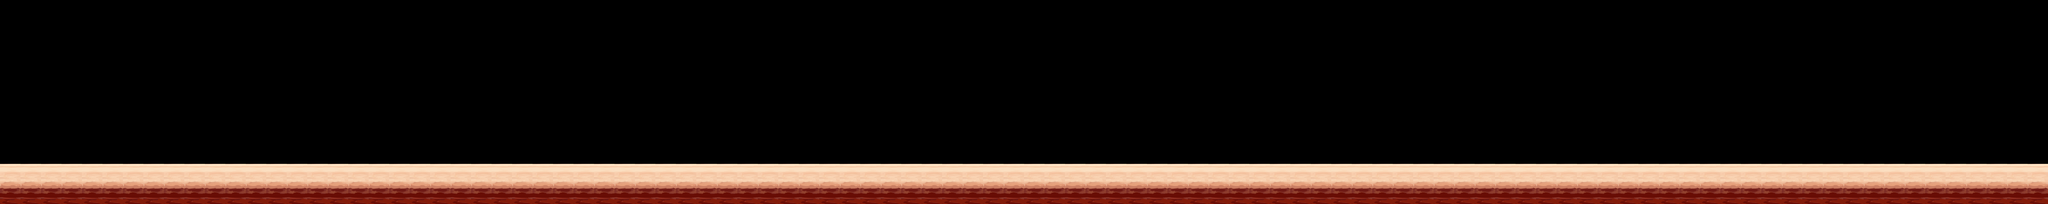

Below is a game level as drawn by its tile map, then a one-line description and the .tmx that defines it (tile-layer data replaced by summaries):
An orthogonal 100x10 tile map with 64x64 px tiles, 2 tile layers (bg, platform), 3 tilesets and 174 objects.

<map version="1.4" tiledversion="2020.11.25" orientation="orthogonal" renderorder="right-down" width="100" height="10" tilewidth="64" tileheight="64" infinite="0" nextlayerid="6" nextobjectid="385">
 <tileset firstgid="1" source="../bg_desert_block.tsx" />
 <tileset firstgid="6" source="../bg_desert_bg.tsx" />
 <tileset firstgid="30" source="../item.tsx" />
 <layer id="1" name="bg" width="100" height="10">
  <data>[1000 cells, 100 non-empty, 1 distinct tile ids]</data>
 </layer>
 <layer id="2" name="platform" width="100" height="10">
  <data>[1000 cells, 100 non-empty, 1 distinct tile ids]</data>
 </layer>
 <objectgroup id="3" name="object_obstacle">
  <object id="1" gid="2" x="4013" y="556" width="101" height="220" />
  <object id="2" gid="1" x="4879" y="544" width="79" height="108" />
  <object id="3" gid="2" x="4927" y="560" width="101" height="220" />
  <object id="5" gid="1" x="3290" y="549" width="79" height="108" />
 </objectgroup>
 <objectgroup id="4" name="object_item">
  <object id="11" gid="34" x="246" y="159" width="66" height="66" />
  <object id="12" gid="34" x="304" y="449" width="66" height="66" />
  <object id="13" gid="34" x="363" y="449" width="66" height="66" />
  <object id="14" gid="34" x="478" y="301" width="66" height="66" />
  <object id="15" gid="37" x="2160" y="384" width="114" height="114" />
  <object id="16" gid="31" x="2687" y="335" width="66" height="66" />
  <object id="17" gid="31" x="2618" y="389" width="66" height="66" />
  <object id="18" gid="31" x="2561" y="498" width="66" height="66" />
  <object id="19" gid="31" x="2822" y="390" width="66" height="66" />
  <object id="20" gid="31" x="2753" y="335" width="66" height="66" />
  <object id="21" gid="31" x="2497" y="498" width="66" height="66" />
  <object id="22" gid="31" x="2433" y="498" width="66" height="66" />
  <object id="23" gid="31" x="3398" y="390" width="66" height="66" />
  <object id="24" gid="31" x="3073" y="498" width="66" height="66" />
  <object id="25" gid="31" x="3329" y="335" width="66" height="66" />
  <object id="26" gid="31" x="3009" y="498" width="66" height="66" />
  <object id="27" gid="31" x="3263" y="335" width="66" height="66" />
  <object id="28" gid="31" x="3194" y="389" width="66" height="66" />
  <object id="29" gid="31" x="3137" y="498" width="66" height="66" />
  <object id="30" gid="31" x="2945" y="498" width="66" height="66" />
  <object id="31" gid="31" x="3457" y="498" width="66" height="66" />
  <object id="32" gid="31" x="2881" y="498" width="66" height="66" />
  <object id="33" gid="31" x="3585" y="498" width="66" height="66" />
  <object id="34" gid="31" x="3521" y="498" width="66" height="66" />
  <object id="35" gid="31" x="3713" y="498" width="66" height="66" />
  <object id="36" gid="31" x="3649" y="498" width="66" height="66" />
  <object id="37" gid="31" x="4132" y="222" width="66" height="66" />
  <object id="38" gid="31" x="3820" y="385" width="66" height="66" />
  <object id="39" gid="31" x="4203" y="313" width="66" height="66" />
  <object id="40" gid="31" x="4002" y="188" width="66" height="66" />
  <object id="41" gid="31" x="3859" y="313" width="66" height="66" />
  <object id="42" gid="31" x="3936" y="222" width="66" height="66" />
  <object id="43" gid="31" x="4247" y="385" width="66" height="66" />
  <object id="44" gid="31" x="3777" y="498" width="66" height="66" />
  <object id="45" gid="31" x="4289" y="498" width="66" height="66" />
  <object id="46" gid="31" x="4067" y="188" width="66" height="66" />
  <object id="47" gid="31" x="4417" y="498" width="66" height="66" />
  <object id="48" gid="31" x="4353" y="498" width="66" height="66" />
  <object id="49" gid="31" x="4545" y="498" width="66" height="66" />
  <object id="50" gid="31" x="5099" y="313" width="66" height="66" />
  <object id="51" gid="31" x="4609" y="498" width="66" height="66" />
  <object id="52" gid="31" x="4832" y="222" width="66" height="66" />
  <object id="53" gid="31" x="5143" y="385" width="66" height="66" />
  <object id="54" gid="31" x="4481" y="498" width="66" height="66" />
  <object id="55" gid="31" x="5028" y="222" width="66" height="66" />
  <object id="56" gid="31" x="4673" y="498" width="66" height="66" />
  <object id="57" gid="31" x="5185" y="498" width="66" height="66" />
  <object id="58" gid="31" x="5185" y="498" width="66" height="66" />
  <object id="59" gid="31" x="4716" y="385" width="66" height="66" />
  <object id="60" gid="31" x="4755" y="313" width="66" height="66" />
  <object id="61" gid="34" x="4896" y="192" width="66" height="66" />
  <object id="62" gid="34" x="4960" y="192" width="66" height="66" />
  <object id="63" gid="31" x="5569" y="498" width="66" height="66" />
  <object id="64" gid="31" x="5612" y="385" width="66" height="66" />
  <object id="65" gid="31" x="5728" y="222" width="66" height="66" />
  <object id="66" gid="31" x="5313" y="498" width="66" height="66" />
  <object id="67" gid="31" x="5924" y="222" width="66" height="66" />
  <object id="68" gid="31" x="5377" y="498" width="66" height="66" />
  <object id="69" gid="31" x="5505" y="498" width="66" height="66" />
  <object id="70" gid="31" x="6039" y="385" width="66" height="66" />
  <object id="71" gid="31" x="5441" y="498" width="66" height="66" />
  <object id="72" gid="31" x="5651" y="313" width="66" height="66" />
  <object id="73" gid="31" x="6081" y="498" width="66" height="66" />
  <object id="74" gid="31" x="5249" y="498" width="66" height="66" />
  <object id="75" gid="31" x="5995" y="313" width="66" height="66" />
  <object id="76" gid="31" x="6081" y="498" width="66" height="66" />
  <object id="77" gid="44" x="5796" y="192" width="66" height="66" />
  <object id="78" gid="47" x="5860" y="192" width="66" height="66" />
  <object id="82" gid="31" x="6337" y="538" width="66" height="66" />
  <object id="83" gid="31" x="6273" y="538" width="66" height="66" />
  <object id="85" gid="31" x="6401" y="538" width="66" height="66" />
  <object id="86" gid="31" x="6145" y="498" width="66" height="66" />
  <object id="87" gid="31" x="6209" y="518" width="66" height="66" />
  <object id="230" gid="34" x="246" y="205" width="66" height="66" />
  <object id="231" gid="34" x="246" y="301" width="66" height="66" />
  <object id="232" gid="34" x="246" y="253" width="66" height="66" />
  <object id="233" gid="34" x="246" y="400" width="66" height="66" />
  <object id="234" gid="34" x="246" y="351" width="66" height="66" />
  <object id="235" gid="34" x="246" y="449" width="66" height="66" />
  <object id="236" gid="34" x="478" y="400" width="66" height="66" />
  <object id="237" gid="34" x="478" y="449" width="66" height="66" />
  <object id="238" gid="34" x="420" y="449" width="66" height="66" />
  <object id="239" gid="34" x="478" y="351" width="66" height="66" />
  <object id="240" gid="34" x="362" y="301" width="66" height="66" />
  <object id="241" gid="34" x="419" y="301" width="66" height="66" />
  <object id="242" gid="34" x="478" y="159" width="66" height="66" />
  <object id="243" gid="34" x="363" y="159" width="66" height="66" />
  <object id="244" gid="34" x="420" y="159" width="66" height="66" />
  <object id="245" gid="34" x="304" y="159" width="66" height="66" />
  <object id="246" gid="34" x="582" y="301" width="66" height="66" />
  <object id="247" gid="34" x="582" y="253" width="66" height="66" />
  <object id="248" gid="34" x="756" y="449" width="66" height="66" />
  <object id="249" gid="34" x="640" y="449" width="66" height="66" />
  <object id="250" gid="34" x="699" y="449" width="66" height="66" />
  <object id="251" gid="34" x="699" y="159" width="66" height="66" />
  <object id="252" gid="34" x="582" y="159" width="66" height="66" />
  </objectgroup>
 <objectgroup id="5" name="object_monster">
  <!-- 3 objects omitted --></objectgroup>
</map>
<!-- 74 of 174 objects omitted -->
